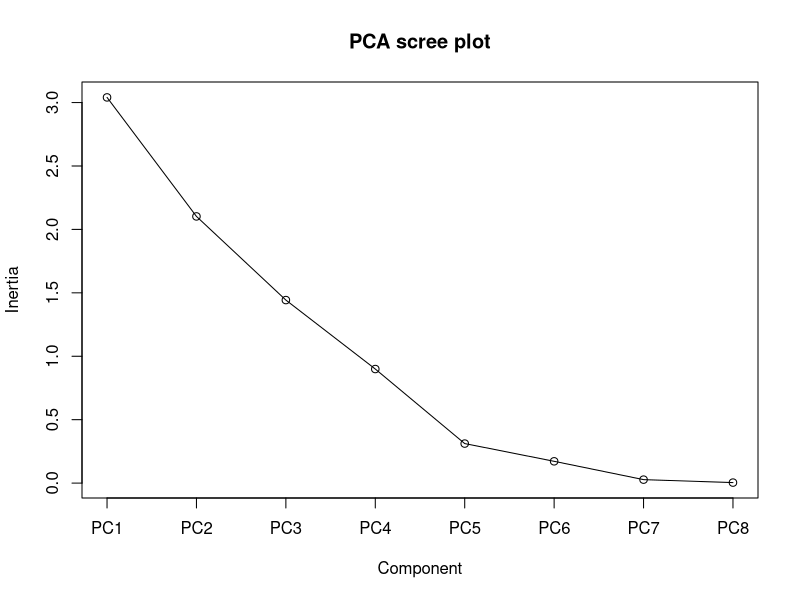
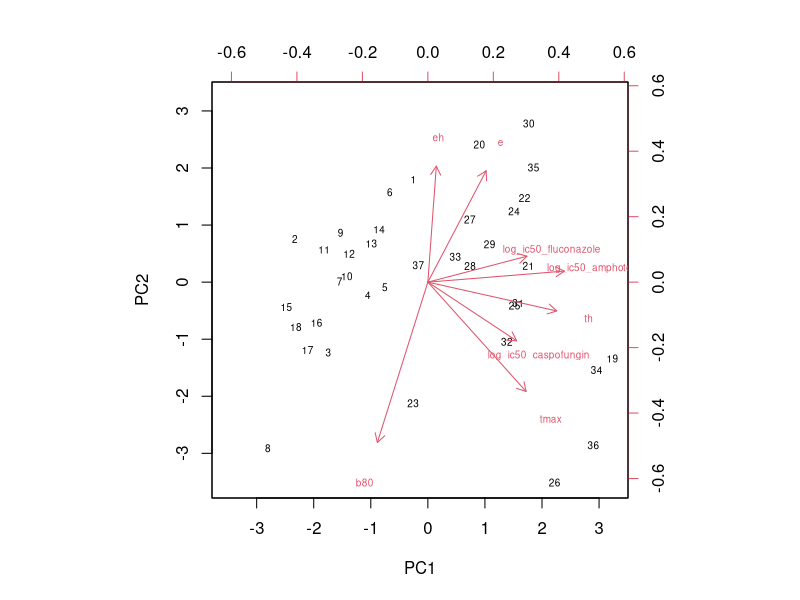
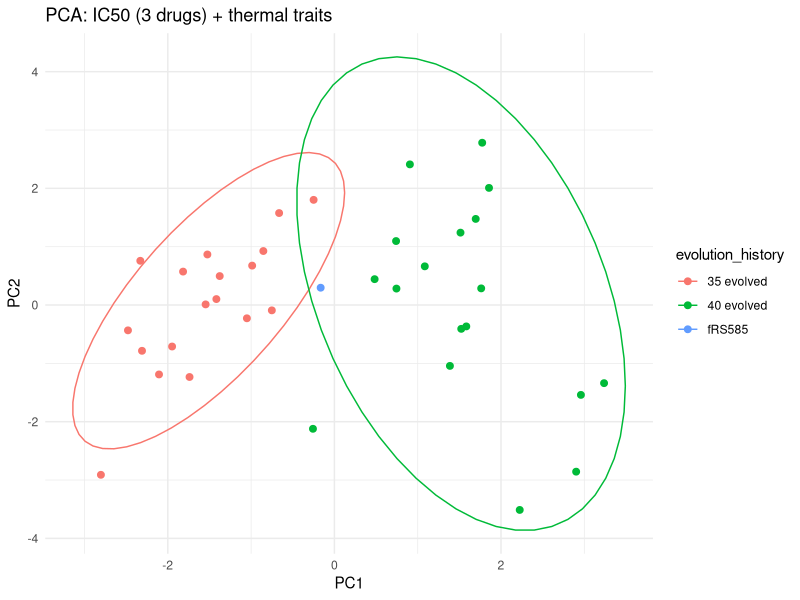
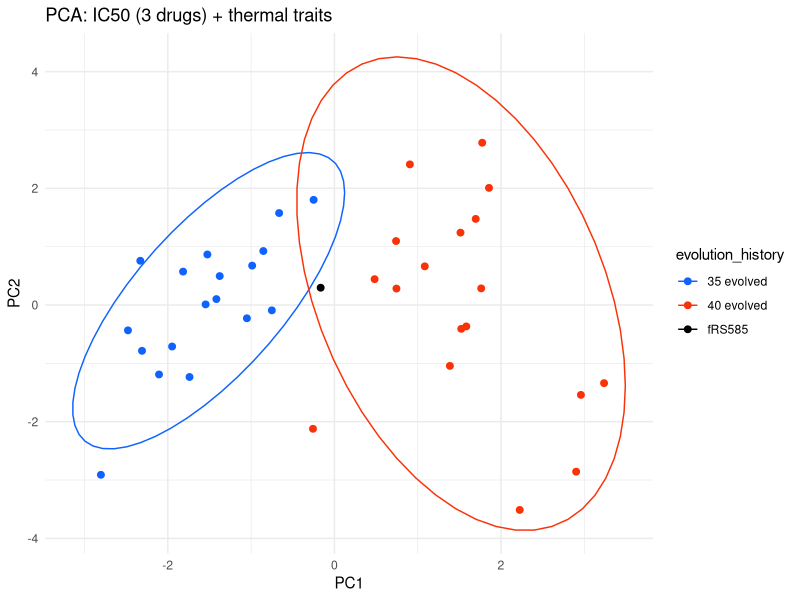
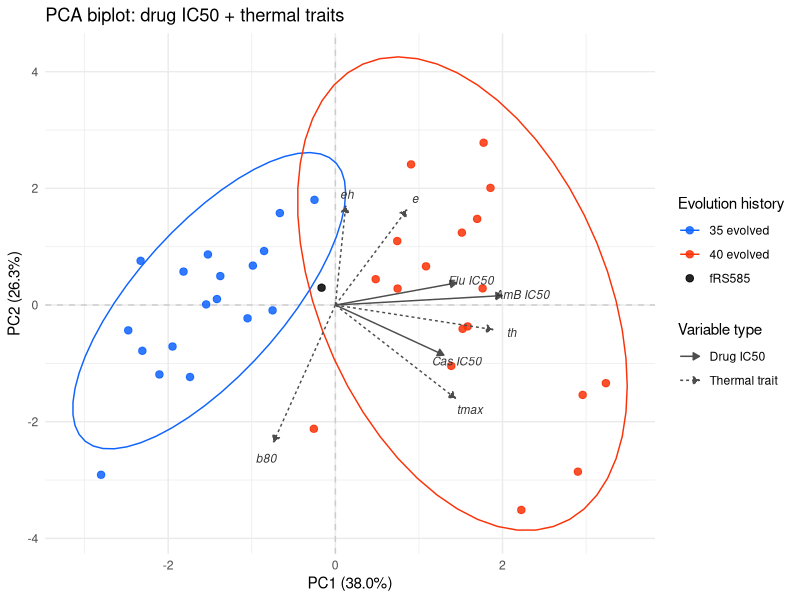
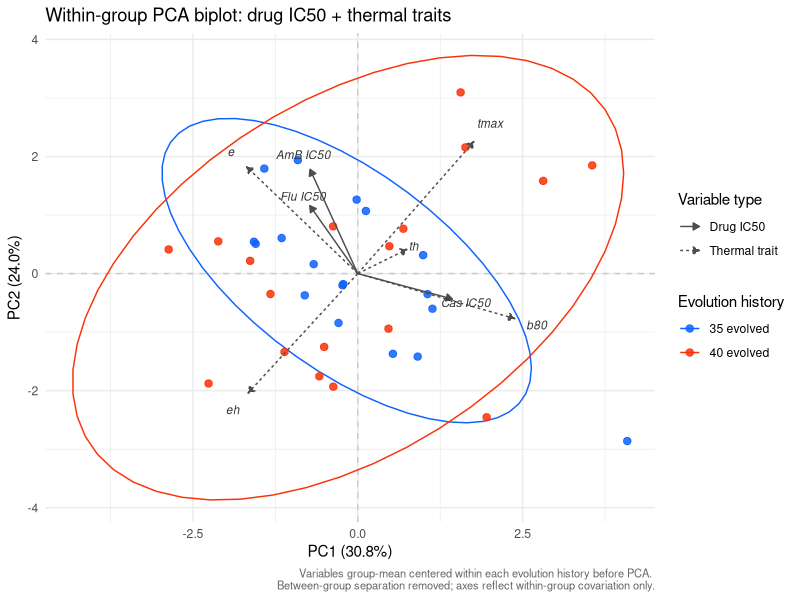
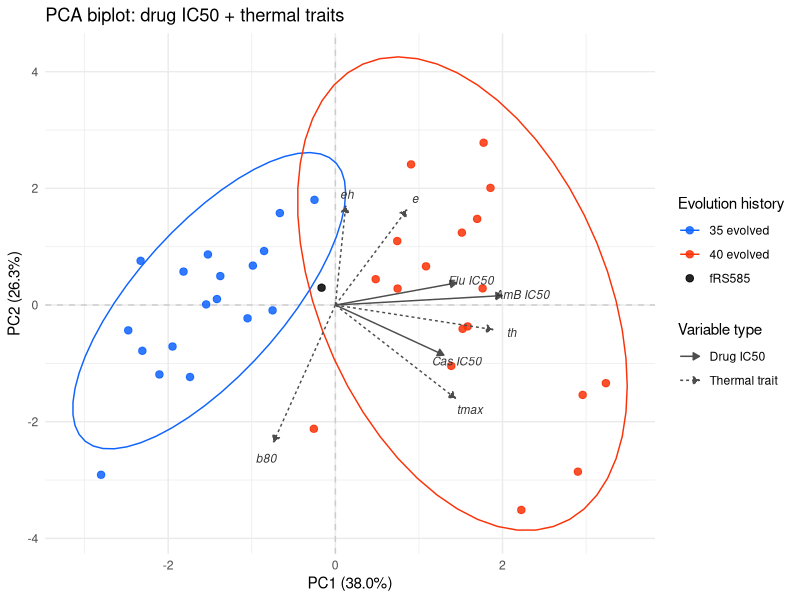
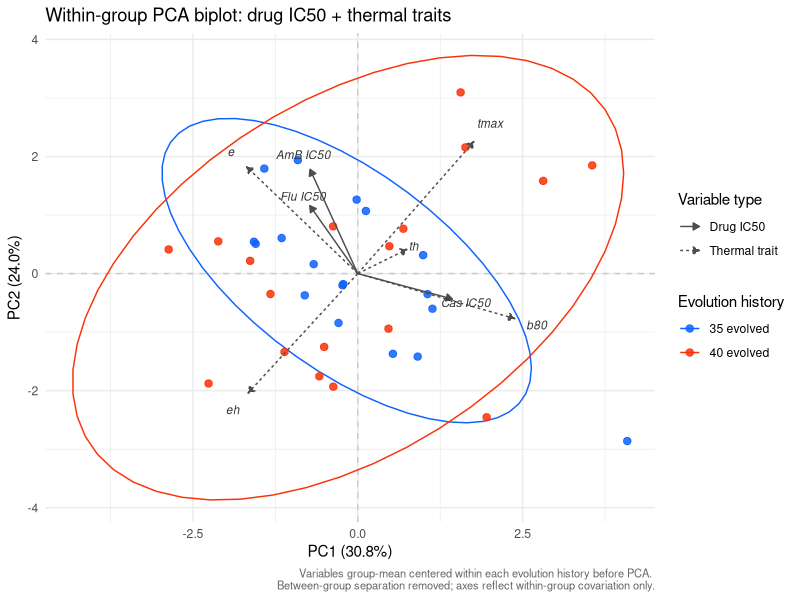

These figures' R source, in order: (Note: this script raises an error after producing the figures.)
# ============================================================
# IC50 (amphotericin, fluconazole, caspofungin) vs thermal traits
# (e, eh, th, b80): PCA, correlation, and RDA
# (tmax excluded -- it's derived from th/e/eh in the Sharpe-Schoolfield
# model, so it's largely redundant with th already in this variable set)
#
# Data: all-traits.csv -- long format, one row per population x drug
# (111 rows = 37 populations x 3 drugs). Trait columns are duplicated
# across each population's 3 drug-rows; only ic50 varies row to row.
# evolution_history: "35 evolved" (n=18), "40 evolved" (n=18),
# "fRS585" (n=1, presumably ancestral/reference -- too small for any
# group-level test, excluded from group comparisons below).
# ============================================================

library(tidyverse)
library(vegan)     # install.packages("vegan") if needed

dat <- read.csv("data-processed/all-traits.csv")

# ------------------------------------------------------------
# 1. Reshape long -> wide (one row per population)
# ------------------------------------------------------------
traits <- dat %>%
  distinct(population, evolution_history, e, eh, th, b80, tmax)

ic50_wide <- dat %>%
  select(population, drug, ic50) %>%
  pivot_wider(names_from = drug, values_from = ic50, names_prefix = "ic50_")

wide <- traits %>%
  left_join(ic50_wide, by = "population") %>%
  mutate(
    log_ic50_amphotericin = log(ic50_amphotericin),
    log_ic50_fluconazole  = log(ic50_fluconazole),
    log_ic50_caspofungin  = log(ic50_caspofungin)
  )

table(wide$evolution_history)   # confirm: 35 evolved=18, 40 evolved=18, fRS585=1

vars   <- c("log_ic50_amphotericin", "log_ic50_fluconazole", "log_ic50_caspofungin",
            "e", "eh", "th", "b80", "tmax")
drugs  <- c("log_ic50_amphotericin", "log_ic50_fluconazole", "log_ic50_caspofungin")
traits_v <- c("b80", "e", "eh", "th", "tmax")

# ------------------------------------------------------------
# 2. PCA (unconstrained), all 37 populations
# ------------------------------------------------------------
pca <- prcomp(wide[, vars], center = TRUE, scale. = TRUE)
summary(pca)        # variance explained per axis
pca$rotation         # loadings

screeplot(pca, type = "lines", main = "PCA scree plot")
biplot(pca, scale = 0, cex = 0.6)

scores <- as.data.frame(pca$x) %>%
  mutate(population = wide$population,
         evolution_history = wide$evolution_history)

ggplot(scores, aes(PC1, PC2, color = evolution_history)) +
  geom_point(size = 2) +
  stat_ellipse() +
  theme_minimal() +
  labs(title = "PCA: IC50 (3 drugs) + thermal traits")



ggplot(scores, aes(PC1, PC2, color = evolution_history)) +
  geom_point(size = 2) +
  stat_ellipse() +
  scale_color_manual(values = c("40 evolved" = "#FA3208", "35 evolved" = "#0E63FF", "fRS585" = "#000000")) +
  theme_minimal() +
  labs(title = "PCA: IC50 (3 drugs) + thermal traits")



library(tidyverse)

EVO_COLORS <- c("40 evolved" = "#FA3208", "35 evolved" = "#0E63FF", "fRS585" = "#000000")

# Scale arrows to fit the score cloud
loadings <- as.data.frame(pca$rotation[, 1:2])
loadings$variable <- rownames(loadings)

# Compute a multiplier so arrows reach ~70% of the score cloud extent
score_range <- max(abs(scores$PC1), abs(scores$PC2))
arrow_range  <- max(sqrt(loadings$PC1^2 + loadings$PC2^2))
arrow_scale  <- 0.70 * score_range / arrow_range

loadings <- loadings |>
  mutate(
    xend = PC1 * arrow_scale,
    yend = PC2 * arrow_scale,
    # nudge labels slightly beyond arrowhead
    xlabel = PC1 * arrow_scale * 1.12,
    ylabel = PC2 * arrow_scale * 1.12,
    var_type = if_else(str_starts(variable, "log_ic50"), "Drug IC50", "Thermal trait"),
    label = case_when(
      variable == "log_ic50_amphotericin" ~ "AmB IC50",
      variable == "log_ic50_fluconazole"  ~ "Flu IC50",
      variable == "log_ic50_caspofungin"  ~ "Cas IC50",
      TRUE ~ variable
    )
  )

ggplot() +
  geom_hline(yintercept = 0, linetype = "dashed", color = "grey80") +
  geom_vline(xintercept = 0, linetype = "dashed", color = "grey80") +
  stat_ellipse(data = dplyr::filter(scores, evolution_history != "fRS585"),
               aes(PC1, PC2, color = evolution_history)) +
  geom_point(data = scores, aes(PC1, PC2, color = evolution_history), size = 2.2, alpha = 0.85) +
  geom_segment(data = loadings,
               aes(x = 0, y = 0, xend = xend, yend = yend, linetype = var_type),
               arrow = arrow(length = unit(0.18, "cm"), type = "closed"),
               color = "grey30") +
  geom_text(data = loadings,
            aes(x = xlabel, y = ylabel, label = label),
            size = 3, color = "grey20", fontface = "italic") +
  scale_color_manual(values = EVO_COLORS, name = "Evolution history") +
  scale_linetype_manual(values = c("Drug IC50" = "solid", "Thermal trait" = "22"),
                        name = "Variable type") +
  labs(
    x = "PC1 (38.0%)",
    y = "PC2 (26.3%)",
    title = "PCA biplot: drug IC50 + thermal traits"
  ) +
  theme_minimal() +
  theme(legend.position = "right")#
ggsave("figures/PCA-biplot.png", width = 8, height = 6)


# ------------------------------------------------------------
# 2b. Within-group PCA (group-mean centered)
#
# Group-mean centering removes the between-group shift from every
# variable before running PCA. The resulting ordination reflects
# only within-group covariation — the same logic as the group-mean
# centering used in the Deming regression. fRS585 (n=1) is excluded
# because centering a single observation produces all zeros.
#
# center = FALSE and scale. = TRUE: we already removed group means
# manually, so prcomp only needs to scale to unit within-group SD.
# ------------------------------------------------------------

wide_centered <- wide |>
  dplyr::filter(evolution_history != "fRS585") |>
  dplyr::group_by(evolution_history) |>
  dplyr::mutate(dplyr::across(dplyr::all_of(vars), \(x) x - mean(x, na.rm = TRUE))) |>
  dplyr::ungroup()

pca_c <- prcomp(wide_centered[, vars], center = FALSE, scale. = TRUE)

cat("=== Within-group PCA: variance explained ===\n")
print(summary(pca_c)$importance[, 1:5])
cat("\n=== Loadings (PC1-PC3) ===\n")
print(round(pca_c$rotation[, 1:3], 3))

scores_c <- as.data.frame(pca_c$x) %>%
  mutate(population       = wide_centered$population,
         evolution_history = wide_centered$evolution_history)

loadings_c <- as.data.frame(pca_c$rotation[, 1:2])
loadings_c$variable <- rownames(loadings_c)

score_range_c <- max(abs(scores_c$PC1), abs(scores_c$PC2))
arrow_range_c  <- max(sqrt(loadings_c$PC1^2 + loadings_c$PC2^2))
arrow_scale_c  <- 0.70 * score_range_c / arrow_range_c

loadings_c <- loadings_c %>%
  mutate(
    xend     = PC1 * arrow_scale_c,
    yend     = PC2 * arrow_scale_c,
    xlabel   = PC1 * arrow_scale_c * 1.14,
    ylabel   = PC2 * arrow_scale_c * 1.14,
    var_type = if_else(str_starts(variable, "log_ic50"), "Drug IC50", "Thermal trait"),
    label    = case_when(
      variable == "log_ic50_amphotericin" ~ "AmB IC50",
      variable == "log_ic50_fluconazole"  ~ "Flu IC50",
      variable == "log_ic50_caspofungin"  ~ "Cas IC50",
      TRUE ~ variable
    )
  )

pct_c <- summary(pca_c)$importance["Proportion of Variance", ] * 100

ggplot() +
  geom_hline(yintercept = 0, linetype = "dashed", color = "grey80") +
  geom_vline(xintercept = 0, linetype = "dashed", color = "grey80") +
  stat_ellipse(data = scores_c,
               aes(PC1, PC2, color = evolution_history)) +
  geom_point(data = scores_c,
             aes(PC1, PC2, color = evolution_history), size = 2.2, alpha = 0.85) +
  geom_segment(data = loadings_c,
               aes(x = 0, y = 0, xend = xend, yend = yend, linetype = var_type),
               arrow = arrow(length = unit(0.18, "cm"), type = "closed"),
               color = "grey30") +
  geom_text(data = loadings_c,
            aes(x = xlabel, y = ylabel, label = label),
            size = 3, color = "grey20", fontface = "italic") +
  scale_color_manual(values = EVO_COLORS, name = "Evolution history") +
  scale_linetype_manual(values = c("Drug IC50" = "solid", "Thermal trait" = "22"),
                        name = "Variable type") +
  labs(
    x       = sprintf("PC1 (%.1f%%)", pct_c[1]),
    y       = sprintf("PC2 (%.1f%%)", pct_c[2]),
    title   = "Within-group PCA biplot: drug IC50 + thermal traits",
    caption = paste(
      "Variables group-mean centered within each evolution history before PCA.",
      "\nBetween-group separation removed; axes reflect within-group covariation only."
    )
  ) +
  theme_minimal() +
  theme(legend.position = "right",
        plot.caption = element_text(size = 8, color = "grey40"))

ggsave("figures/PCA-biplot-within.png", width = 8, height = 6, dpi = 300)


------------------------------------------------------------
# 3. Is IC50 positively associated with b80, e, eh, th?
#    Pooled AND within evolution_history group. Pooling alone can
#    manufacture a strong correlation purely from between-group
#    separation (35 vs 40 evolved differ on both axes) even when
#    no real within-group relationship exists -- the same artifact
#    diagnosed earlier with the SMA fits. fRS585 (n=1) dropped from
#    the within-group tests.
# ------------------------------------------------------------
cor_table <- expand.grid(drug = drugs, trait = traits_v, stringsAsFactors = FALSE) %>%
  rowwise() %>%
  mutate(
    r_pooled = cor.test(wide[[drug]], wide[[trait]])$estimate,
    p_pooled = cor.test(wide[[drug]], wide[[trait]])$p.value
  ) %>%
  ungroup()
print(cor_table, n = Inf)

for (grp in c("35 evolved", "40 evolved")) {
  sub <- filter(wide, evolution_history == grp)
  cat("\n---", grp, "(n =", nrow(sub), ") ---\n")
  for (d in drugs) {
    for (t in traits_v) {
      ct <- cor.test(sub[[d]], sub[[t]])
      cat(sprintf("%-24s vs %-4s: r=%+.3f  p=%.4f\n", d, t, ct$estimate, ct$p.value))
    }
  }
}
# NOTE: this runs 12 pooled + 24 within-group tests -- treat isolated
# p<0.05 hits as exploratory, not confirmatory (~1-2 expected by chance alone).

# ------------------------------------------------------------
# 4. RDA: how much of the variation in IC50+traits is associated
#    with evolution_history? (constrained ordination -- the
#    multivariate analogue of "% variance explained" by group;
#    fRS585 excluded, n=1 can't be tested)
# ------------------------------------------------------------
rda_dat <- wide %>% filter(evolution_history != "fRS585")

mod <- rda(rda_dat[, vars] ~ evolution_history, data = rda_dat, scale = TRUE)

summary(mod)
RsquareAdj(mod)                     # unbiased proportion of variance explained
anova.cca(mod, permutations = 999)  # permutation significance test

# ------------------------------------------------------------
# RDA triplot (ggplot) with response-variable arrows, so direction
# (positive/negative association with evolution_history) is easy
# to read off directly.
# ------------------------------------------------------------
site_sc <- as.data.frame(scores(mod, display = "sites", scaling = 2)) %>%
  mutate(evolution_history = rda_dat$evolution_history)

spp_sc <- as.data.frame(scores(mod, display = "species", scaling = 2))
spp_sc$trait <- rownames(spp_sc)

# scale arrows to a readable length relative to the site cloud
arrow_mul <- 0.8 * max(abs(site_sc$RDA1), abs(site_sc$PC1)) /
                    max(abs(spp_sc$RDA1), abs(spp_sc$PC1))
spp_sc <- spp_sc %>% mutate(RDA1 = RDA1 * arrow_mul, PC1 = PC1 * arrow_mul)

# sign of RDA1 is arbitrary (depends on dummy coding) -- check directly
# which group sits on the positive side rather than assume
site_sc %>% group_by(evolution_history) %>% summarise(mean_RDA1 = mean(RDA1))

# the actual answer to "which traits are positive/negative" -- read this
# table, not the arrow angles in the plot (the plot's y-axis is PC1,
# which is irrelevant to the evolution_history question; only each
# trait's RDA1 value matters). A trait with positive RDA1 is elevated
# in whichever group has the positive mean_RDA1 above; negative RDA1
# means elevated in the other group.
scores(mod, display = "species", scaling = 2)[, "RDA1"] %>%
  sort(decreasing = TRUE)

ggplot() +
  geom_hline(yintercept = 0, linetype = "dashed", color = "grey70") +
  geom_vline(xintercept = 0, linetype = "dashed", color = "grey70") +
  geom_point(data = site_sc, aes(RDA1, PC1, color = evolution_history), size = 2.5) +
  geom_segment(data = spp_sc, aes(x = 0, y = 0, xend = RDA1, yend = PC1),
               arrow = arrow(length = unit(0.2, "cm")), color = "black") +
  geom_text(data = spp_sc, aes(RDA1, PC1, label = trait),
            hjust = -0.15, vjust = -0.15, size = 3.5, color = "black") +
  theme_minimal() +
  labs(title = "RDA triplot: IC50+traits ~ evolution_history",
       subtitle = "Arrows point toward the group with higher values of that trait",
       x = paste0("RDA1 (", round(100 * mod$CCA$eig[1] / mod$tot.chi, 1), "% of variance, constrained)"),
       y = paste0("PC1 residual (", round(100 * mod$CA$eig[1] / mod$tot.chi, 1), "% of variance)"))
ggsave("figures/RDA-plot.png", width = 8, height = 6)
# Cross-check computed directly on the raw data (between-group SS /
# total SS on the same standardized variables) gives ~33% of total
# variance associated with evolution_history (33.3% incl. fRS585,
# 33.1% with just 35 vs 40 evolved) -- RsquareAdj() should land close
# to this, adjusted downward slightly for the 1 d.f. used by the model.
